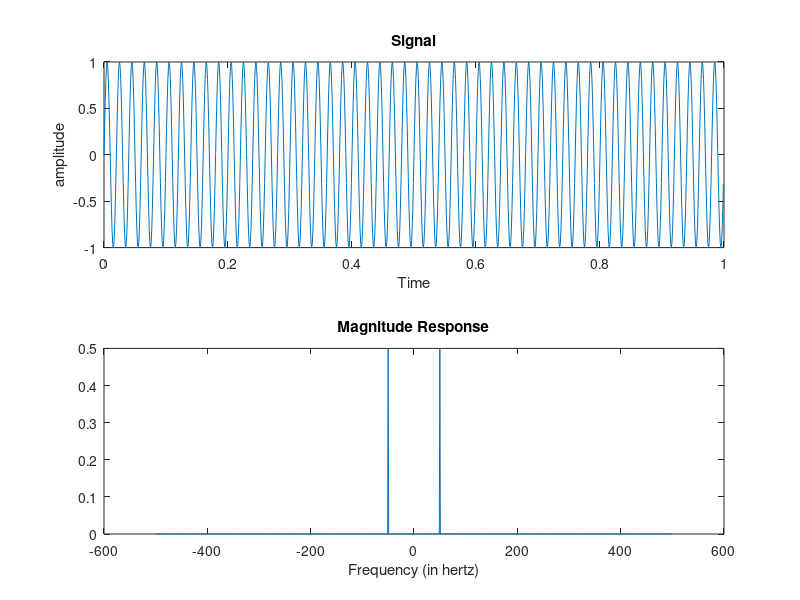

The MATLAB script that drew this image:
%%Time specifications:
Fs = 1000;                      % samples per second
dt = 1/Fs;                     % seconds per sample
StopTime = 1;                  % seconds
t = 0:dt:StopTime-dt;
N = length(t);

%%Frequency specifications:
dF = Fs/N;                      % hertz
f = -Fs/2:dF:Fs/2-dF;           % hertz

%%Sine wave:
Fc = 50;                       % hertz
x = sin(2*pi*Fc*t);

%Fourier Transform:
y = fftshift(fft(x));

%%Plot the spectrum:
figure;
subplot(2,1,1) 
plot(t,x)
xlabel('Time');
ylabel('amplitude');
title('Signal');
subplot(2,1,2) 
plot(f,abs(y)/N);
xlabel('Frequency (in hertz)');
title('Magnitude Response');
